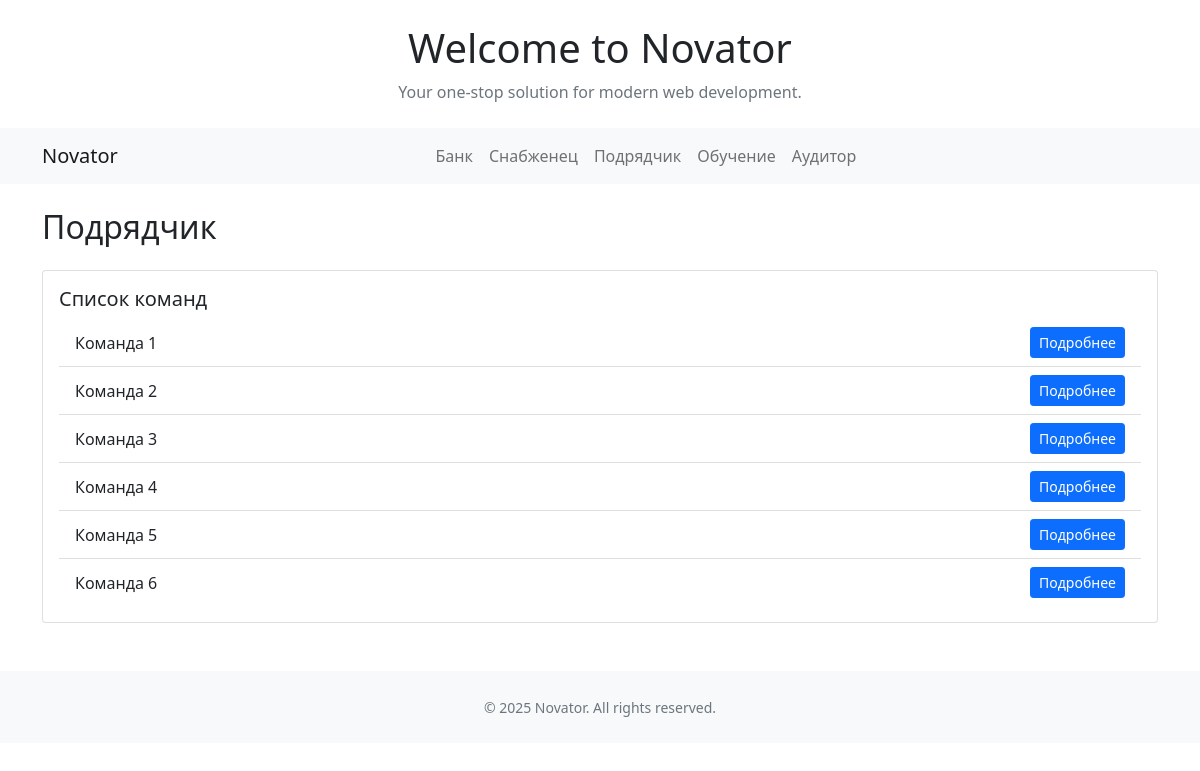
The page /contactor/ (signed in) on the database its author committed.
### main/models.py (models this page shows, shortened)
class Team(models.Model):
    name = models.CharField(max_length=100, verbose_name='Имя команды')
    slug = models.SlugField(max_length=100)
    status = models.BooleanField(default=False, verbose_name='Активно')
    learn_les = models.BooleanField(default=False, verbose_name='Мастер ЛЭС')
    learn_grs = models.BooleanField(default=False, verbose_name='Оператор ГРС')
    learn_ks = models.BooleanField(default=False, verbose_name='Инженер ГKС')
    auto = models.IntegerField(default=0, verbose_name='Автотранспорт')

### contactor/views.py (the view)
# urls.py: path('', views.index, name='index'),
def index(request):
    teams = Team.objects.filter(status=True, name__in=request.user.userprofile.teams.values_list('name', flat=True))
    return render(request, 'contactor/index.html', {'teams': teams})

### templates/contactor/index.html (shortened to what this page needs)
{% extends "base.html" %}
{% load static %}
{% block content %}
<div class="container my-4">
  <h2 class="mb-4">Подрядчик</h2>
  <div class="card">
    <div class="card-body">
      <h5 class="card-title">Список команд</h5>
      <ul class="list-group list-group-flush">
        {% for team in teams %}
        <li class="list-group-item d-flex justify-content-between align-items-center">
          {{ team.name }}
          <a href="{% url 'contactor:team_detail' team.id %}" class="btn btn-primary btn-sm">Подробнее</a>
        </li>
        {% endfor %}
      </ul>
    </div>
  </div>
</div>
{% endblock %}

### rows shown on the page
Team: name "Команда 1"
Team: name "Команда 2"
Team: name "Команда 3"
Team: name "Команда 4"
Team: name "Команда 5"
Team: name "Команда 6"

### other values the page prints
{{ year|default:2025 }} "2025"
